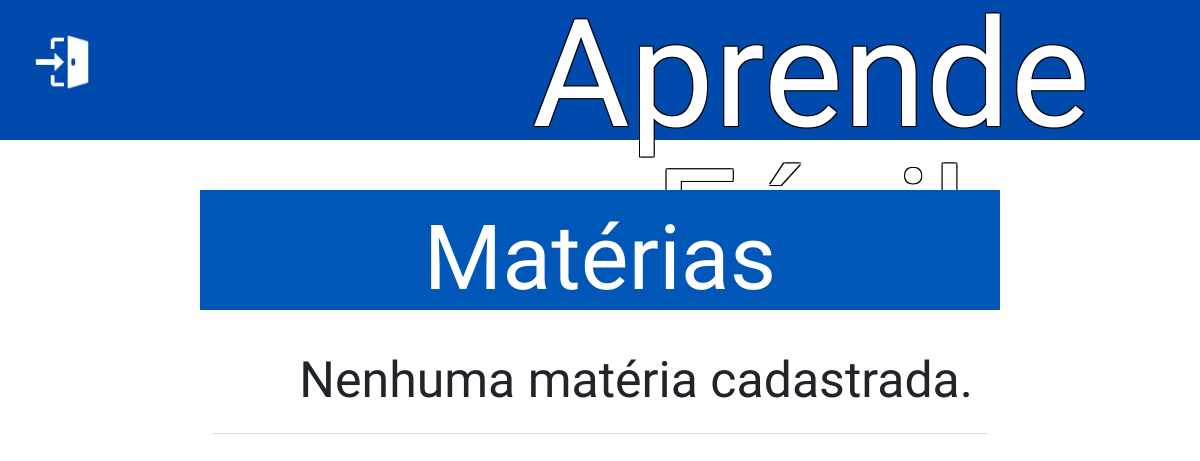
The page /php/listar_materias.php on the database as committed earlier.
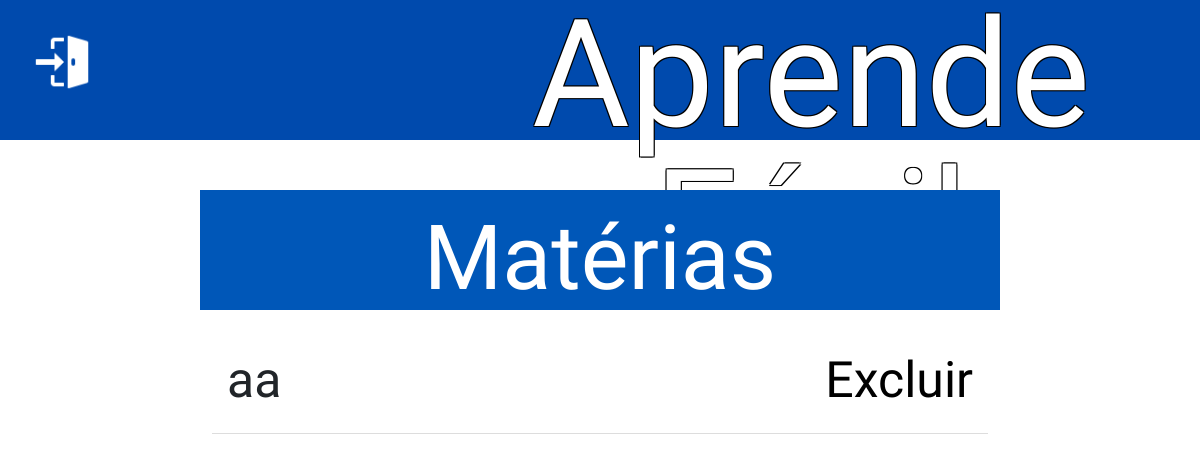
The same page on the database as committed later.
### tables this page shows
CREATE TABLE `materias` (
  `id` int(11) NOT NULL,
  `nome` varchar(255) NOT NULL
);

### php/listar_materias.php (the view, shortened to what this page needs)
<?php
$host = 'localhost';
$dbname = 'exatas';
$username = 'root';
$password = '';
try {
    $pdo = new PDO("mysql:host=$host;dbname=$dbname;charset=utf8", $username, $password);
    $pdo->setAttribute(PDO::ATTR_ERRMODE, PDO::ERRMODE_EXCEPTION);
} catch (PDOException $e) {
    die("Erro ao conectar: " . $e->getMessage());
}
?>
<!DOCTYPE html>
<html lang="pt-BR">
<head>
    <link href="https://cdn.jsdelivr.net/npm/bootstrap@5.3.0-alpha1/dist/css/bootstrap.min.css" rel="stylesheet">
    <link rel="stylesheet" href="../css/header.css">
    <link rel="stylesheet" href="../css/listar.css">
</head>
<body>
<header>
        <div class="cabecalho">
            <a class="log" href="cadastrar-materia.php"><img src="../img/digitar.png" width="100" height="100"></a>
        </div>
        <div class ="adicionar">
           <h1 class="titulo margin-left">Aprende Fácil</h1>
        </div>
    </header>
    <div class="container">
        <h1>Matérias</h1>
        <table>
            <tbody>
                <?php
                $sql = "SELECT id, nome FROM materias";
                $stmt = $pdo->prepare($sql);
                $stmt->execute();
                $materias = $stmt->fetchAll(PDO::FETCH_ASSOC);
                if (count($materias) > 0) {
                    foreach ($materias as $materia) {
                        echo "<tr>";
                        echo "<td>" . htmlspecialchars($materia['nome']) . "</td>";
                        echo "<td><a href='#' class='delete-btn' data-id='" . $materia['id'] . "'>Excluir</a></td>";
                        echo "</tr>";
                    }
                } else {
                    echo "<tr><td colspan='2'>Nenhuma matéria cadastrada.</td></tr>";
                }
                ?>
            </tbody>
        </table>
    </div>
</body>
</html>

### css/header.css (style rules this page uses)
* { box-sizing: border-box; margin: 0; padding: 0; }
body { font-family:Jomhuria ; background-color: #f0f0f0; display: flex; flex-direction: column; }
header { width: 100%; background-color: #004AAD; color: white; height: 140px; display: flex; }
.titulo { text-align:center; font-size: 150px; color: rgb(255, 255, 255); line-height: 1.0; text-shadow: -1px -1px 0 black, 1px -1px 0 black, -1px 1px 0 black, 1px 1px 0 black; }
.cabecalho { display: flex; align-items: center; }
.cabecalho a { margin-left: 2em; margin-top: -1em; }
.adicionar { margin-left: 20%; }

### css/listar.css (style rules this page uses)
* { margin: 0; padding: 0; box-sizing: border-box; }
body { font-family: 'Jomhuria', sans-serif; background-color: #fff; }
.container { width: 100%; max-width: 800px; margin: 50px auto; text-align: center; height: 15vh; background-color: #0057b8; }
.container h1 { color: white; padding: 15px 0; font-size: 90px; margin-bottom: 0; }
table { width: 100%; border-collapse: collapse; margin-top: 0; }
tbody td { padding: 15px; border-bottom: 1px solid #ddd; text-align: left; transition: background-color 0.3s; }
tbody td:last-child, tbody td:nth-child(2) { text-align: right; }
.delete-btn { color: black; text-decoration: none !important; }
tbody { font-size: 50px; }

### php/listar_materias.php (style rules this page uses)
a.log img { width: 60px; height: auto; transition: transform 0.3s ease; }
.margin-left { margin-left: 0.6em; }

Rows that differ between the two databases and show on the page:
added materias: nome "aa"
Other text that changed with them:
text no longer shown: "Nenhuma matéria cadastrada."
